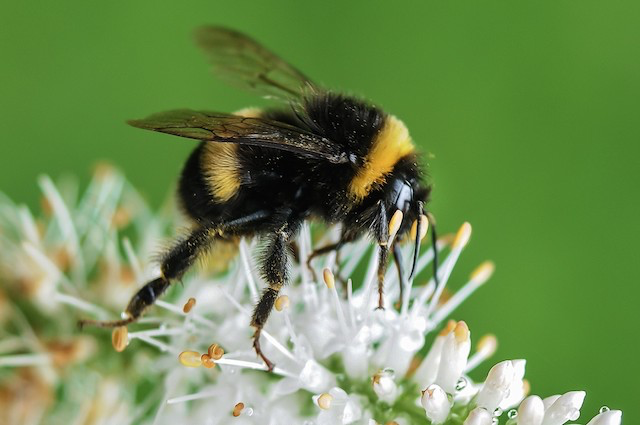
#> input picture bee.png, 640 x 425 px
$ python saliency_detection.py
#> lines starting #> are read from the running program, lines starting #| are printed output that depends on the picture; after the words box and inside, x2 and y2 are one past the last pixel; in counts of white or black regions, pixels touching at a corner belong together
#> further down, img is the input picture: PIL image 640x425 RGB; mean R, G, B 112.1, 140.8, 83.7
import numpy as np
from PIL import Image


def srgb_to_cielab(sR, sG, sB):

	#------------------------
	# sRGB to XYZ conversion
	#------------------------
	R = sR.astype(np.float64)/255.0
	G = sG.astype(np.float64)/255.0
	B = sB.astype(np.float64)/255.0

	maskr = (R <= 0.04045)
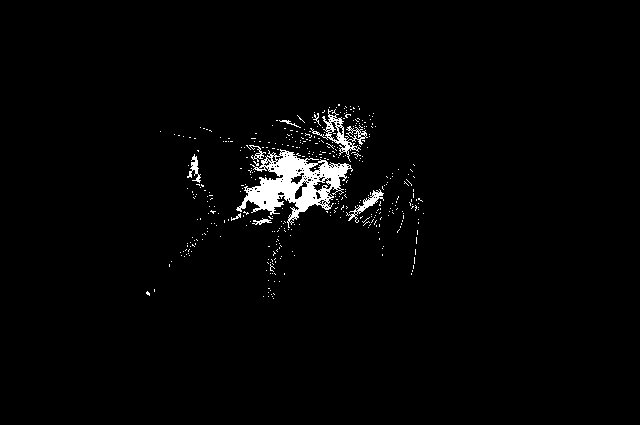
#> maskr: shape (425, 640) bool; 2.1% white; 402 white regions (393 under 20 px), largest, box (x1, y1, x2, y2) and area: (236, 149, 353, 228) 3589, (310, 109, 368, 162) 622, (346, 189, 384, 223) 269
	maskg = (G <= 0.04045)
#> maskg: shape (425, 640) bool; 2% white; 446 white regions (439 under 20 px), largest, box (x1, y1, x2, y2) and area: (242, 149, 353, 221) 3367, (312, 109, 367, 156) 601, (346, 189, 384, 221) 281
	maskb = (B <= 0.04045)
#> maskb: shape (425, 640) bool; 3% white; 558 white regions (535 under 20 px), largest, box (x1, y1, x2, y2) and area: (235, 145, 359, 221) 4112, (307, 102, 374, 168) 1055, (345, 182, 385, 223) 360

	r, g, b = np.zeros_like(R), np.zeros_like(G), np.zeros_like(B)

	r[maskr] = R[maskr]/12.92
	g[maskg] = G[maskg]/12.92
	b[maskb] = B[maskb]/12.92

	r[~maskr] = np.power((R[~maskr]+0.055)/1.055,2.4)
	g[~maskg] = np.power((G[~maskg]+0.055)/1.055,2.4)
	b[~maskb] = np.power((B[~maskb]+0.055)/1.055,2.4)

	X = r*0.4124564 + g*0.3575761 + b*0.1804375
	Y = r*0.2126729 + g*0.7151522 + b*0.0721750
	Z = r*0.0193339 + g*0.1191920 + b*0.9503041

	#------------------------
	# XYZ to LAB conversion
	#------------------------
	epsilon = 0.008856	# actual CIE standard
	kappa   = 903.3		# actual CIE standard

	Xr = 0.950456	# reference white
	Yr = 1.0		# reference white
	Zr = 1.088754	# reference white

	xr = X/Xr
	yr = Y/Yr
	zr = Z/Zr

	maskx = (xr > epsilon)
#> maskx: shape (425, 640) bool; 95.4% white; 298 black regions (285 under 20 px), largest, box (x1, y1, x2, y2) and area: (181, 99, 377, 233) 10004, (344, 175, 393, 226) 577, (164, 237, 196, 278) 356
	masky = (yr > epsilon)
#> masky: shape (425, 640) bool; 95.4% white; 299 black regions (285 under 20 px), largest, box (x1, y1, x2, y2) and area: (224, 99, 377, 234) 8602, (181, 146, 224, 224) 1317, (344, 175, 393, 226) 574
	maskz = (zr > epsilon)
#> maskz: shape (425, 640) bool; 94.4% white; 312 black regions (292 under 20 px), largest, box (x1, y1, x2, y2) and area: (180, 96, 384, 236) 11555, (344, 156, 421, 228) 1095, (163, 232, 204, 279) 495

	fx, fy, fz = np.zeros_like(xr), np.zeros_like(yr), np.zeros_like(zr)

	fx[maskx] = np.power(xr[maskx], 1.0/3.0)
	fy[masky] = np.power(yr[masky], 1.0/3.0)
	fz[maskz] = np.power(zr[maskz], 1.0/3.0)

	fx[~maskx] = (kappa*xr[~maskx] + 16.0)/116.0
#> fx: shape (425, 640) float64; min 0.138, max 1, mean 0.571
	fy[~masky] = (kappa*yr[~masky] + 16.0)/116.0
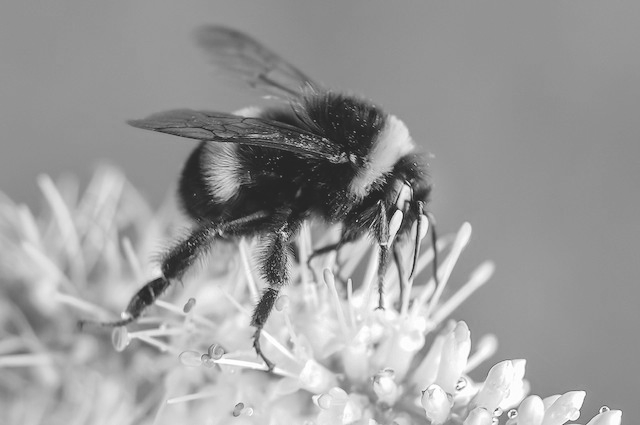
#> fy: shape (425, 640) float64; min 0.138, max 1, mean 0.611
	fz[~maskz] = (kappa*zr[~maskz] + 16.0)/116.0
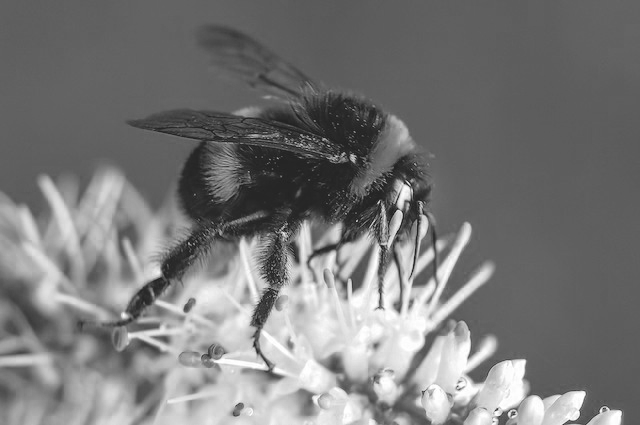
#> fz: shape (425, 640) float64; min 0.138, max 1, mean 0.475

	lvals = 116.0*fy-16.0;
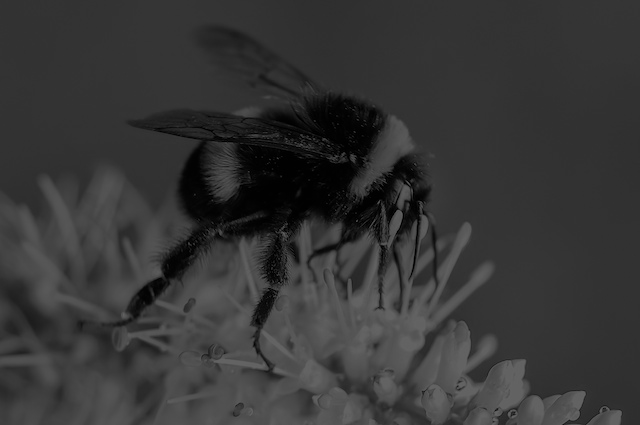
#> lvals: shape (425, 640) float64; min 0, max 100, mean 54.8
	avals = 500.0*(fx-fy);
	bvals = 200.0*(fy-fz);
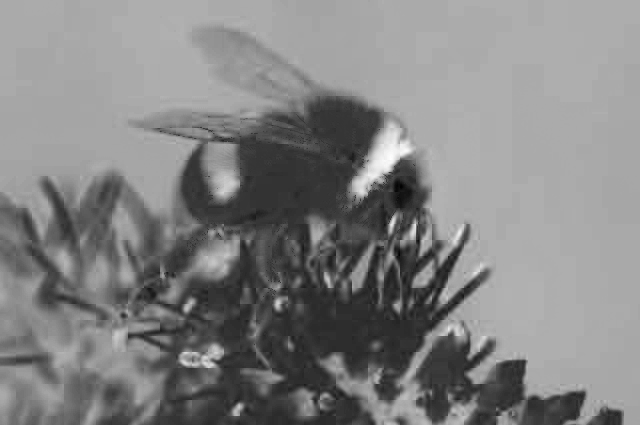
#> bvals: shape (425, 640) float64; min -17.5, max 69.09, mean 27.1; drawn with min black and max white

	return lvals, avals, bvals


def compute_saliency_map(srgb, sigma=0):


	if sigma > 0:
		from scipy.ndimage import gaussian_filter
		srgb = gaussian_filter(srgb, sigma = (sigma, sigma, 0))

	sr, sg, sb = srgb[:,:,0], srgb[:,:,1], srgb[:,:,2]
	lvals, avals, bvals = srgb_to_cielab(sr, sg, sb)
	lmean, amean, bmean = lvals.mean(), avals.mean(), bvals.mean()
#> lmean = 54.83; amean = -19.75; bmean = 27.05
	salmap = (lvals-lmean)**2 + (avals-amean)**2 + (bvals-bmean)**2
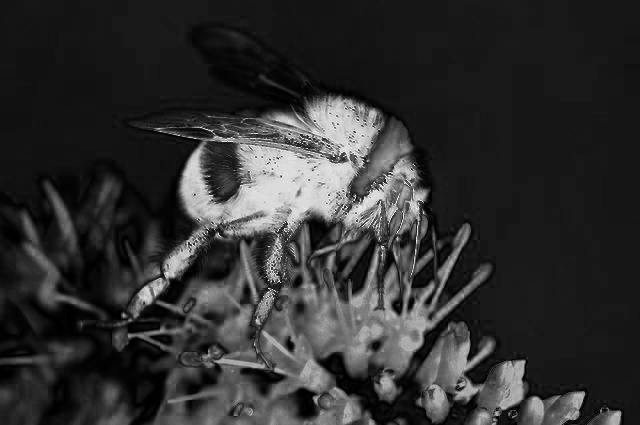
#> salmap: shape (425, 640) float64; min 0.553, max 4585.4, mean 881.4; drawn with min black and max white
	salimg = (255*salmap/salmap.max() + 0.5).astype(np.uint8) # values of salmap scaled to [0,255]
	salimg = np.stack([salimg, salimg, salimg]).transpose(1,2,0)
#> salimg: shape (425, 640, 3)

	return salmap, salimg


if __name__ == "__main__":

	filepath = './bee.png'
	img = Image.open(filepath).convert("RGB")
	img = np.asarray(img) # shape is H,W,C

	salmap, salimg = compute_saliency_map(img, sigma=0)

	combo = np.concatenate([img,salimg], axis=1)
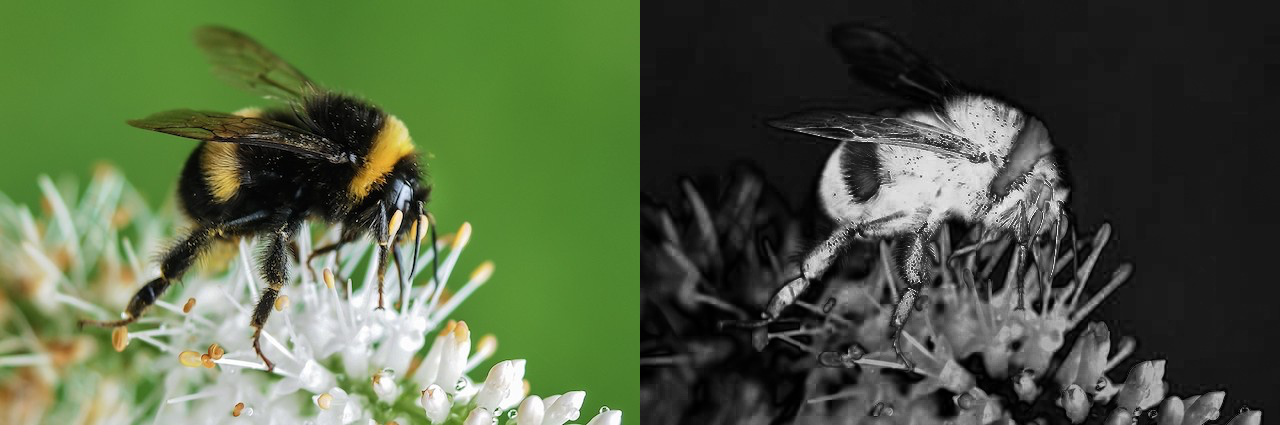
#> combo: shape (425, 1280, 3); mean R, G, B 80.5, 94.9, 66.3
	Image.fromarray(combo).save('./bee_sal.png')
